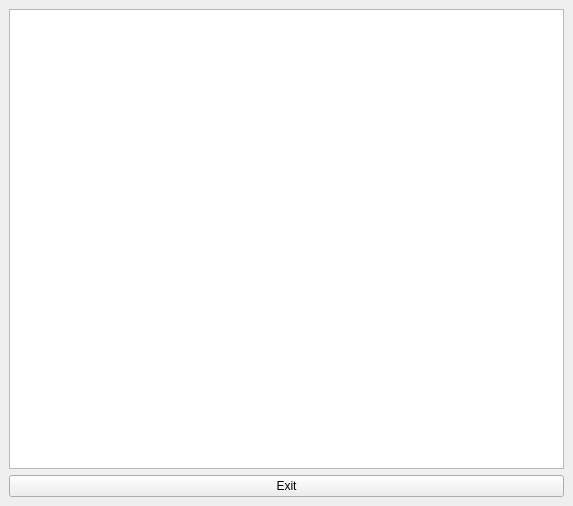
<?xml version="1.0" encoding="UTF-8"?>
<ui version="4.0">
 <class>MainWindow</class>
 <widget class="QMainWindow" name="MainWindow">
  <property name="geometry">
   <rect>
    <x>0</x>
    <y>0</y>
    <width>573</width>
    <height>506</height>
   </rect>
  </property>
  <property name="windowTitle">
   <string>MainWindow</string>
  </property>
  <widget class="QWidget" name="centralwidget">
   <property name="sizePolicy">
    <sizepolicy hsizetype="Preferred" vsizetype="Preferred">
     <horstretch>0</horstretch>
     <verstretch>0</verstretch>
    </sizepolicy>
   </property>
   <layout class="QVBoxLayout" name="verticalLayout_2">
    <item>
     <widget class="QListView" name="listView"/>
    </item>
    <item>
     <widget class="QPushButton" name="exitButton">
      <property name="text">
       <string>Exit</string>
      </property>
     </widget>
    </item>
   </layout>
  </widget>
  <widget class="QMenuBar" name="menubar">
   <property name="geometry">
    <rect>
     <x>0</x>
     <y>0</y>
     <width>573</width>
     <height>26</height>
    </rect>
   </property>
  </widget>
 </widget>
 <resources/>
 <connections/>
</ui>
